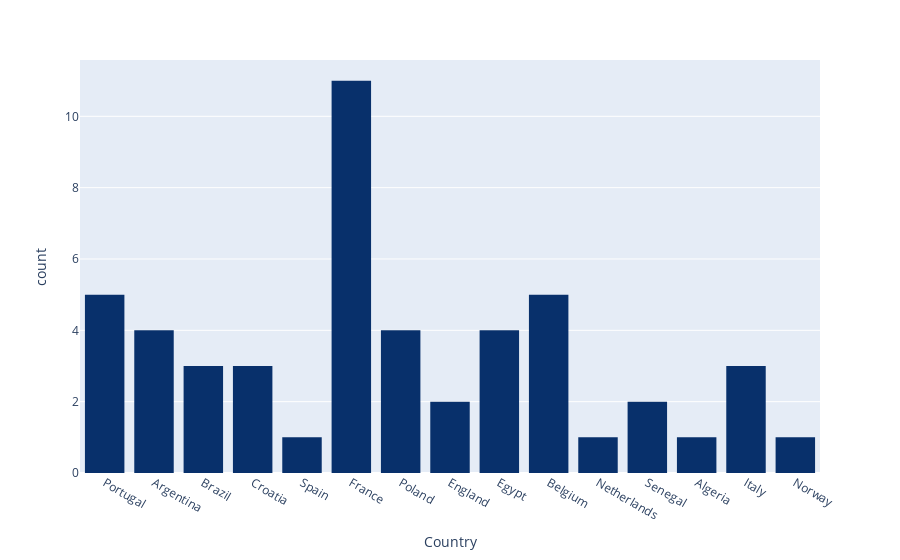

The notebook cell saved with this chart:
### Markdown cell above
## Country
In the following histogram there is the distribution of last 5 years top 10 players' nationalities. Most of countries that appear are from Europe, except some exceptions from South America and some cases from Africa. Only 3 continents are represented.

### Code cell
fig = px.histogram(last_5_years_with_gk, x="nationality_name", nbins=1000, labels={"nationality_name": "Country"},color_discrete_sequence= px.colors.sequential.Blues_r)
fig.show()

### Figure 1 — Plotly figure (JSON) as saved in the notebook; plotly's stock layout.template omitted (floating-point values rounded to 4 significant figures)
{"data": [{"alignmentgroup": "True", "bingroup": "x", "hovertemplate": "Country=%{x}<br>count=%{y}<extra></extra>", "legendgroup": "", "marker": {"color": "rgb(8,48,107)", "pattern": {"shape": ""}}, "name": "", "nbinsx": 1000, "offsetgroup": "", "orientation": "v", "showlegend": false, "type": "histogram", "x": ["Portugal", "Argentina", "Brazil", "Croatia", "Spain", "France", "France", "Poland", "England", "Croatia", "Portugal", "France", "France", "Argentina", "Egypt", "France", "Belgium", "Belgium", "England", "Argentina", "Netherlands", "Portugal", "Senegal", "Egypt", "France", "Poland", "Portugal", "Algeria", "Argentina", "Poland", "Italy", "France", "France", "Portugal", "Egypt", "Belgium", "France", "France", "Senegal", "Belgium", "Poland", "Egypt", "France", "Brazil", "Croatia", "Norway", "Italy", "Brazil", "Italy", "Belgium"], "xaxis": "x", "yaxis": "y"}], "layout": {"barmode": "relative", "legend": {"tracegroupgap": 0}, "margin": {"t": 60}, "xaxis": {"anchor": "y", "domain": [0, 1], "title": {"text": "Country"}}, "yaxis": {"anchor": "x", "domain": [0, 1], "title": {"text": "count"}}}}
